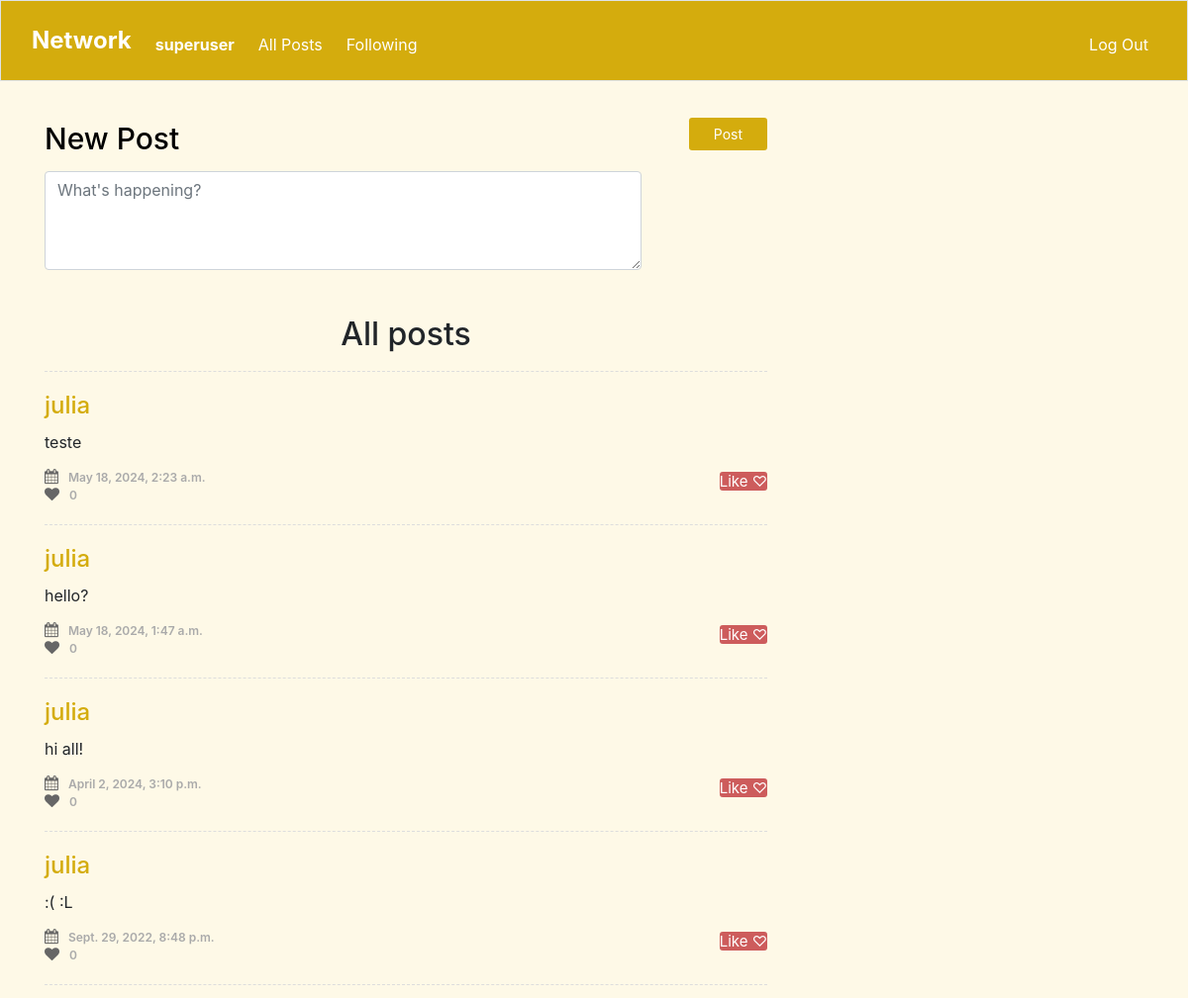
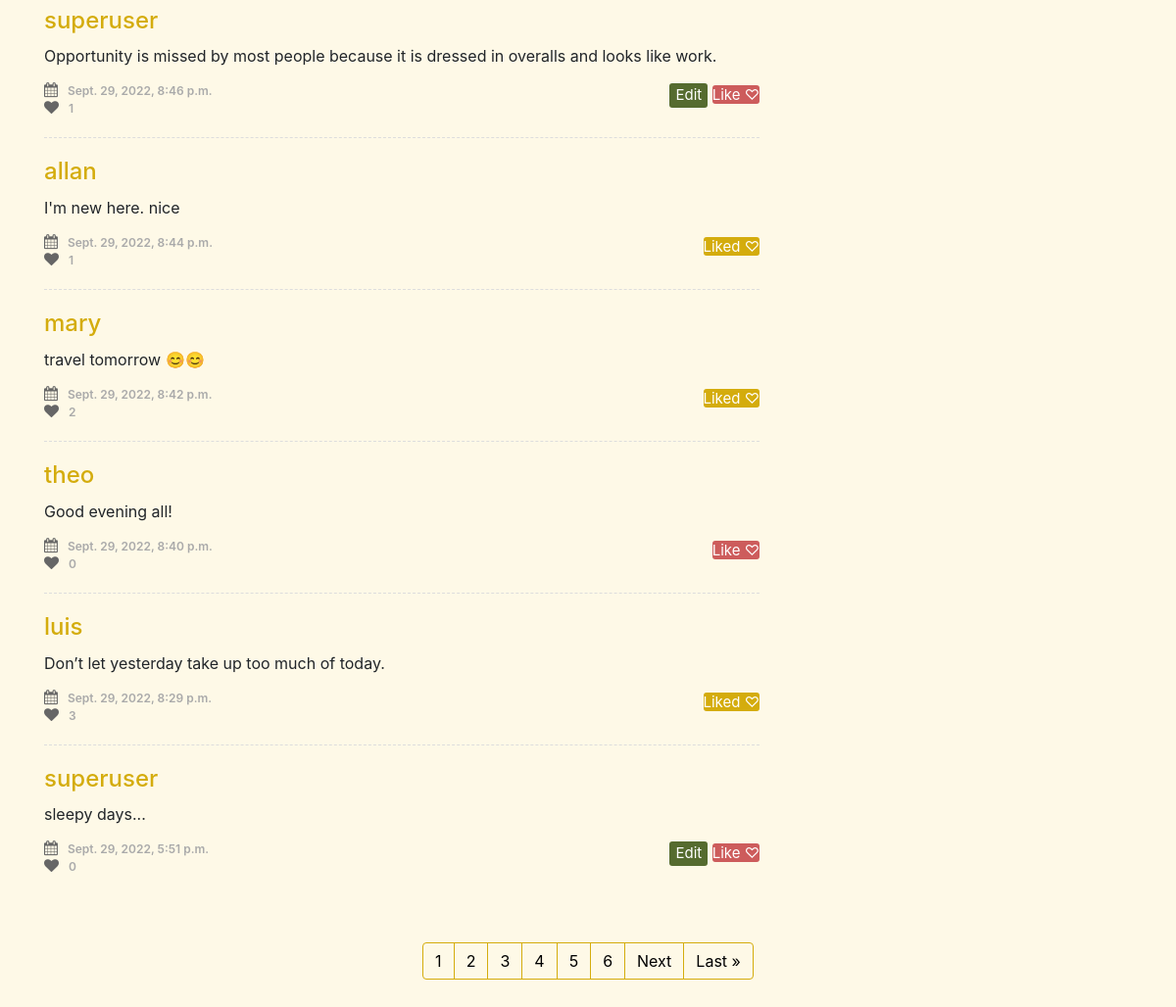
/all (signed in), run on the app's committed database (2 pictures, top to bottom).
### network/models.py (models this page shows, shortened)
class User(AbstractUser):
    pass

class Posts(models.Model):
    id = models.IntegerField(primary_key=True, editable=False)
    data = models.DateTimeField(default=datetime.datetime.now)
    texto = models.CharField(max_length=900)
    dono = models.ForeignKey(User, on_delete=models.CASCADE, related_name="user_postou")
    likes = models.ManyToManyField(User, related_name="like", default=None, blank=True)
    like_count = models.BigIntegerField(default="0")

### network/views.py (the view, shortened to what this page needs)
# urls.py: path("all", views.all, name="all"),
@login_required(login_url="/login")  # redirect when user is not logged in
def all(request):
    contents = Posts.objects.all()
    already_liked = []
    id = request.user.id
    for content in contents:
        if content.likes.filter(id=id).exists():
            already_liked.append(content.id)
    data = (
        Posts.objects.values(
            "texto", "data", "dono_id__username", "dono__id", "like_count", "id"
        )
        .order_by("-data")
        .distinct()
    )
    p = Paginator(data, 10)
    page = request.GET.get("page")
    todas = p.get_page(page)
    nums = " " * todas.paginator.num_pages
    return render(
        request,
        "network/index.html",
        {"posts": data, "already_liked": already_liked, "todas": todas, "nums": nums, "title":"All posts"},
    )

### network/templates/network/index.html (shortened to what this page needs)
{% extends "network/layout.html" %}
{% block body %}
    <section class="content-item" id="comments">
        <div class="container">
            <div class="row">
                <div class="col-sm-8">
                    {% include 'network/formulario.html' %}
                    <h2 style="padding-top:0px;">{{title}}</h2>
                    {% for post in todas %}
                        <div class="media">
                            <div class="media-body">
                                <h4><a href="{% url 'profile' post.dono__id %}">{{post.dono_id__username}}</a></h4>
                                <p class="texto">{{post.texto}}</p>
                                <ul class="list-unstyled list-inline media-detail pull-left">
                                    <li><i class="fa fa-calendar"></i>{{post.data}}</li>
                                    <li><i class="fa fa-heart"></i><span id="like_count" class="{{post.id}}" value="{{post.like_count}}">{{post.like_count}}</span></li>
                                </ul>
                                {% if user.is_authenticated %}
                                <ul class="list-unstyled list-inline media-detail pull-right">
                                    {% if post.dono_id__username == user.username %}
                                        <button class="btn-secondary2 edit-review" id="edit"><a href="{% url 'edit' post.id %}" style="text-decoration:none; color:white;">Edit</a></button>
                                    {% endif %}
                                    {% if post.id in already_liked %}
                                        <a name="{{post.id}}" class="btn-secondary like-review" id="co" style="background-color:#D4AC0D;">Liked ♡</a>
                                    {% else %}
                                        <a name="{{post.id}}" class="btn-secondary like-review" id="co">Like ♡ </a>
                                    {% endif %}
                                </ul>
                                {% endif %}
                            </div>
                        </div>
                    {% endfor %}
                </div>
            </div>
            <br><br>
        </div>
        <nav aria-label="Page navigation example">
            <ul class="pagination justify-content-center">
          {% for i in nums %}
              <li class="page-item"><a class="page-link" href="?page={{ forloop.counter }}" style="background-color:#FEF9E7; color:black; border-color:#D4AC0D;">{{ forloop.counter }}</a></li>
          {% endfor %}
          {% if todas.has_next %}
              <li class="page-item"><a class="page-link" href="?page={{ todas.next_page_number }}" style="background-color:#FEF9E7; color:black; border-color:#D4AC0D;">Next</a></li>
              <li class="page-item"><a class="page-link" href="?page={{ todas.paginator.num_pages }}" style="background-color:#FEF9E7; color:black; border-color:#D4AC0D;">Last &raquo</a></li>
          {% endif %}
           </ul>
          </nav>
          <br/>
    </section>
{% endblock %}

### network/templates/network/layout.html (shortened to what this page needs)
{% load static %}
<!DOCTYPE html>
<html lang="en">
    <head>
        <link rel="stylesheet" href="https://stackpath.bootstrapcdn.com/bootstrap/4.4.1/css/bootstrap.min.css">
        <link href="{% static 'network/styles.css' %}" rel="stylesheet">
        <link rel="stylesheet" href="https://stackpath.bootstrapcdn.com/bootstrap/4.5.0/css/bootstrap.min.css">
        <link rel="stylesheet" href="https://maxcdn.bootstrapcdn.com/font-awesome/4.7.0/css/font-awesome.min.css">
    </head>
    <body style="background-color: #FEF9E7; padding: 0px;">
        <nav class="border navbar navbar-expand-md navbar-light sticky-top" style="background-color:#D4AC0D;">
            <div class="container-fluid">
                <a class="navbar-brand" href="{% url 'index' %}"><span class="logo" style="color:#fff; font-size:120%">
                    <b>Network</b></span>
                </a>
            <div class="collapse navbar-collapse" id="navbar">
                {% if user.is_authenticated %}
                <ul class="navbar-nav me-auto mt-2">
                    <li class="nav-item"><a class="nav-link" href="{% url 'profile' user.id %}" style="color:white;"><strong>{{ user.username }}</strong></a></li>
                </ul>
                {% endif %}
                <ul class="navbar-nav me-auto mt-2">
                    <li class="nav-link"><a class="nav-link" href="{% url 'all' %}" style="color:white;">All Posts</a></li>
                </ul>
                {% if user.is_authenticated %}
                    <ul class="navbar-nav me-auto mt-2">
                        <li class="nav-item"><a class="nav-link" href="{% url 'following' %}" style="color:white;">Following</a></li>
                    </ul>
                    <ul class="navbar-nav ml-auto mt-2">
                        <li class="nav-item"><a class="nav-link" href="{% url 'logout' %}" style="color:white;">Log Out</a></li>
                    </ul>
                {% else %}
                    <ul class="navbar-nav ml-auto mt-2">
                        <li class="nav-item"><a class="nav-link" href="{% url 'register' %}" style="color:white;">Register</a></li>
                        <li class="nav-item"><a class="nav-link" href="{% url 'login' %}" style="color:white;">Log In</a></li>
                    </ul>
                {% endif %}
                </div>
            </div>
          </nav>
        <div class="body">
            {% block body %}
            {% endblock %}
        </div>
    </body>
</html>

### network/templates/network/layout.html (style rules this page uses)
h2 { text-align:center; padding-top:10px; padding-bottom:10px; }

### network/templates/network/index.html (style rules this page uses)
.content-item { padding:30px 0; }
#comments .media { border-top:1px dashed #DDDDDD; padding:20px 0; margin:0; }
#comments .media h4 { margin:0 0 10px; }
#comments .media h4 a { color:#D4AC0D; }
#comments .media p { margin-bottom:15px; text-align:justify; }
#comments .media-detail { margin:0; }
#comments .media-detail li { color:#AAAAAA; font-size:12px; padding-right: 10px; font-weight:600; }
#comments .media-detail .btn-secondary { text-align: center; background: #CD5C5C; border-radius: 3px; font-size: 15px; cursor: pointer; border: none; outline: none; color: white; text-decoration: none; -webkit-transition: 0.3s ease; transition: 0.3s ease; }
#comments .media-detail .btn-secondary2 { text-align: center; background: #556B2F; border-radius: 3px; font-size: 15px; cursor: pointer; border: none; outline: none; color: white; text-decoration: none; -webkit-transition: 0.3s ease; transition: 0.3s ease; }
#comments .media-detail li:last-child { padding-right:0; }
#comments .media-detail li i { color:#666666; font-size:15px; margin-right:10px; }

### data on the page
User: username "superuser"
Posts: dono_id__username "julia", texto "teste", data "May 18, 2024, 2:23 a.m.", like_count "0"
Posts: dono_id__username "julia", texto "hello?", data "May 18, 2024, 1:47 a.m.", like_count "0"
Posts: dono_id__username "julia", texto "hi all!", data "April 2, 2024, 3:10 p.m.", like_count "0"
Posts: dono_id__username "julia", texto ":( :L", data "Sept. 29, 2022, 8:48 p.m.", like_count "0"
Posts: dono_id__username "superuser", texto "Opportunity is missed by most people because it is dressed in overalls and looks like work.", data "Sept. 29, 2022, 8:46 p.m.", like_count "1", shows "Edit"
Posts: dono_id__username "allan", texto "I'm new here. nice", data "Sept. 29, 2022, 8:44 p.m.", like_count "1"
Posts: dono_id__username "mary", texto "travel tomorrow 😊😊", data "Sept. 29, 2022, 8:42 p.m.", like_count "2"
Posts: dono_id__username "theo", texto "Good evening all!", data "Sept. 29, 2022, 8:40 p.m.", like_count "0"
Posts: dono_id__username "luis", texto "Don’t let yesterday take up too much of today.", data "Sept. 29, 2022, 8:29 p.m.", like_count "3"
Posts: dono_id__username "superuser", texto "sleepy days...", data "Sept. 29, 2022, 5:51 p.m.", like_count "0", shows "Edit"

### other printed values
{{ title }} "All posts"
